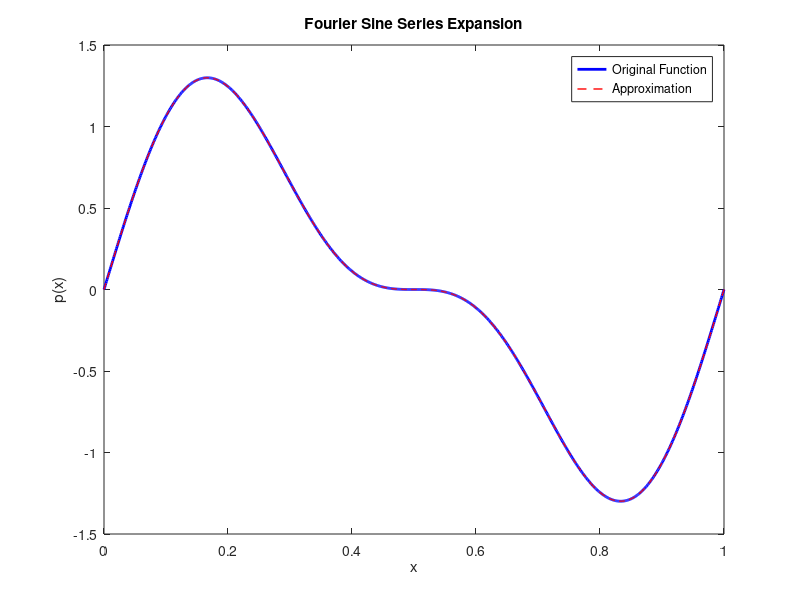

Write MATLAB code to recreate this figure.
% Define the function to be expanded
p = @(x) sin(2 * pi * x) + 0.5 * sin(4 * pi * x);  % Example function

% Range [0, L]
L = 1;

% Number of terms in the expansion
N = 10;

% Calculate the Fourier sine series coefficients
A = zeros(N, 1);
x = linspace(0, L, 1000);  % Sample points for integration
for n = 1:N
    integrand = @(x) p(x) .* sin(n * pi * x / L);
    A(n) = (2 / L) * integral(integrand, 0, L);
end

% Reconstruct the function using the Fourier sine series
x_vals = linspace(0, L, 1000);  % Points for function evaluation
p_approx = A(1) / 2;  % DC component
for n = 1:N
    p_approx = p_approx + A(n) * sin(n * pi * x_vals / L);
end

% Plot the original function and the reconstructed approximation
plot(x_vals, p(x_vals), 'b-', 'LineWidth', 2);
hold on;
plot(x_vals, p_approx, 'r--', 'LineWidth', 1);
xlabel('x');
ylabel('p(x)');
legend('Original Function', 'Approximation');
title('Fourier Sine Series Expansion');
